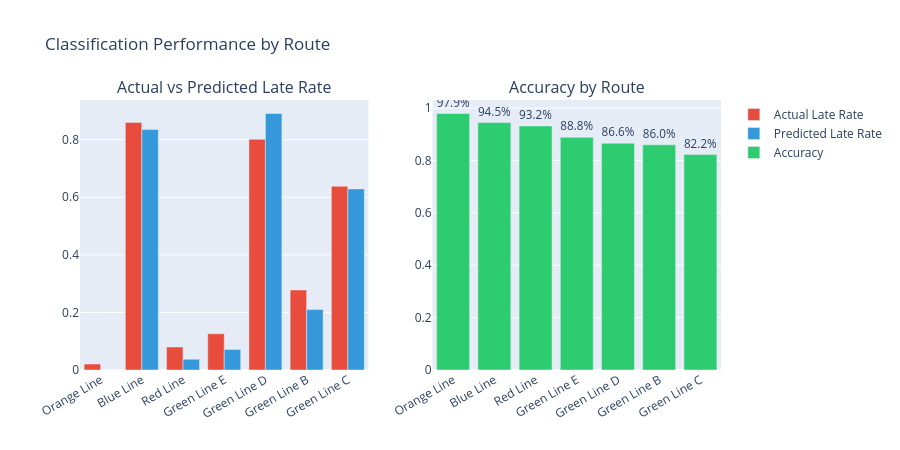

Write notebook code for a chart like this one.
### Code cell
route_cls = test_results.groupby("route_name").apply(
    lambda g: pd.Series({
        "count": len(g),
        "actual_late_rate": g["actual_late"].mean(),
        "predicted_late_rate": g["predicted_late"].mean(),
        "accuracy": (g["actual_late"] == g["predicted_late"]).mean(),
        "avg_proba": g["late_proba"].mean(),
    })
).round(4).sort_values("accuracy", ascending=False)

print("Classification Performance by Route:")
print(route_cls.to_string())

fig = make_subplots(rows=1, cols=2, subplot_titles=("Actual vs Predicted Late Rate", "Accuracy by Route"))

route_cls_reset = route_cls.reset_index()

fig.add_trace(go.Bar(
    x=route_cls_reset["route_name"], y=route_cls_reset["actual_late_rate"],
    name="Actual Late Rate", marker_color="#e74c3c",
), row=1, col=1)
fig.add_trace(go.Bar(
    x=route_cls_reset["route_name"], y=route_cls_reset["predicted_late_rate"],
    name="Predicted Late Rate", marker_color="#3498db",
), row=1, col=1)
fig.add_trace(go.Bar(
    x=route_cls_reset["route_name"], y=route_cls_reset["accuracy"],
    name="Accuracy", marker_color="#2ecc71", text=route_cls_reset["accuracy"].apply(lambda x: f"{x:.1%}"),
    textposition="outside",
), row=1, col=2)

fig.update_layout(height=450, title_text="Classification Performance by Route")
fig.update_xaxes(tickangle=-30)
fig.show()

### Figure 1 — Plotly figure (JSON) as saved in the notebook; plotly's stock layout.template omitted (floating-point values rounded to 4 significant figures)
{"data": [{"marker": {"color": "#e74c3c"}, "name": "Actual Late Rate", "type": "bar", "x": ["Orange Line", "Blue Line", "Red Line", "Green Line E", "Green Line D", "Green Line B", "Green Line C"], "xaxis": "x", "y": [0.0207, 0.8598, 0.0799, 0.1259, 0.8012, 0.2778, 0.6383], "yaxis": "y"}, {"marker": {"color": "#3498db"}, "name": "Predicted Late Rate", "type": "bar", "x": ["Orange Line", "Blue Line", "Red Line", "Green Line E", "Green Line D", "Green Line B", "Green Line C"], "xaxis": "x", "y": [0.0, 0.8351, 0.0374, 0.0714, 0.8909, 0.2099, 0.629], "yaxis": "y"}, {"marker": {"color": "#2ecc71"}, "name": "Accuracy", "text": ["97.9%", "94.5%", "93.2%", "88.8%", "86.6%", "86.0%", "82.2%"], "textposition": "outside", "type": "bar", "x": ["Orange Line", "Blue Line", "Red Line", "Green Line E", "Green Line D", "Green Line B", "Green Line C"], "xaxis": "x2", "y": [0.9793, 0.9446, 0.9318, 0.8883, 0.8658, 0.8597, 0.8223], "yaxis": "y2"}], "layout": {"annotations": [{"font": {"size": 16}, "showarrow": false, "text": "Actual vs Predicted Late Rate", "x": 0.225, "xanchor": "center", "xref": "paper", "y": 1, "yanchor": "bottom", "yref": "paper"}, {"font": {"size": 16}, "showarrow": false, "text": "Accuracy by Route", "x": 0.775, "xanchor": "center", "xref": "paper", "y": 1, "yanchor": "bottom", "yref": "paper"}], "height": 450, "title": {"text": "Classification Performance by Route"}, "xaxis": {"anchor": "y", "domain": [0, 0.45], "tickangle": -30}, "xaxis2": {"anchor": "y2", "domain": [0.55, 1], "tickangle": -30}, "yaxis": {"anchor": "x", "domain": [0, 1]}, "yaxis2": {"anchor": "x2", "domain": [0, 1]}}}
